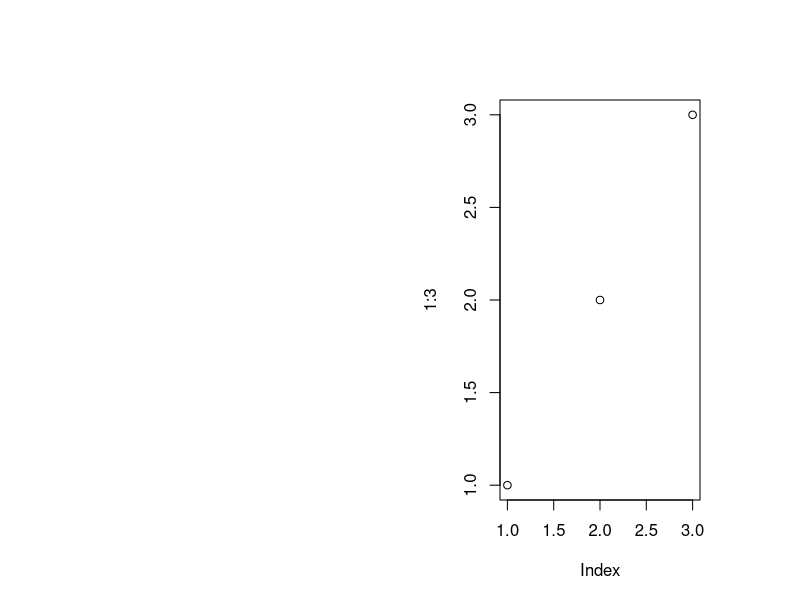

Source code (R):
fin <- par('fin')
## small fractions yield figure margin errors
width <- fin[1]*0.5 # EXPERIMENT: adjust this

m <- 1 # 1 inch margin
left <- m + (fin[1] - width)
right <- m
par(mai=c(m, left, m, right))
plot(1:3)
message("par('fin')=c(", paste(round(par('fin'),1), collapse=','),")")
message("par('mai')=c(", paste(round(par('mai'),1), collapse=','),")")
message("par('fin')[1]-left-right=", round(par('fin')[1]-left-right, 1))

message("Even if last-printed number is < about 3.3, figure-margin error ensues")
message("But why do we need 3.3 inches for this?")
message("par('cin'): ", paste(par('cin'), collapse=","))
